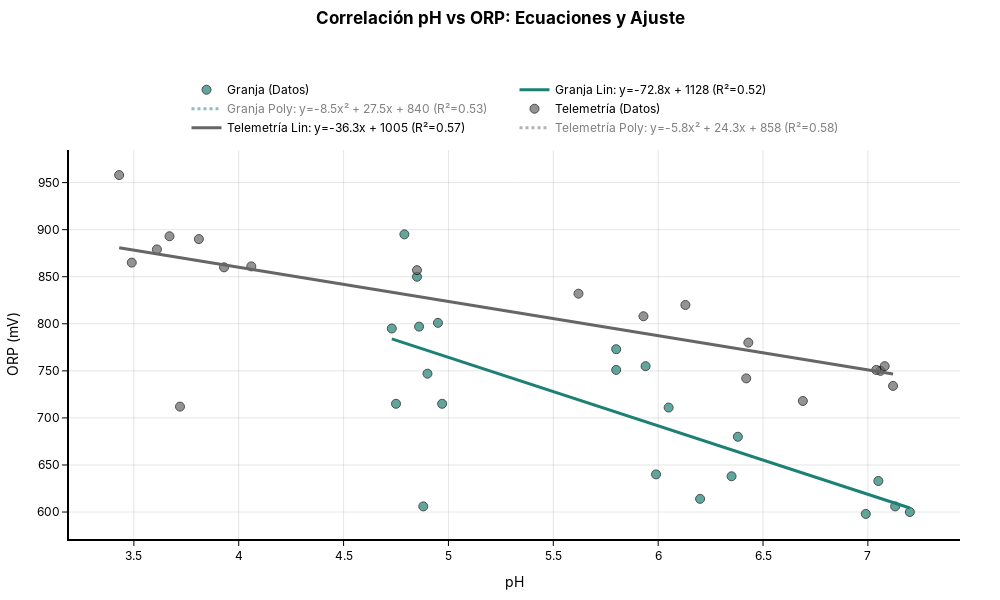

Notebook cell for this chart:
### Code cell
fig = plot_ph_orp_regressions_complete(df_transformado)
fig.show()
s3.save_plotly_html(fig, 'ph_orp_relacion.html')
